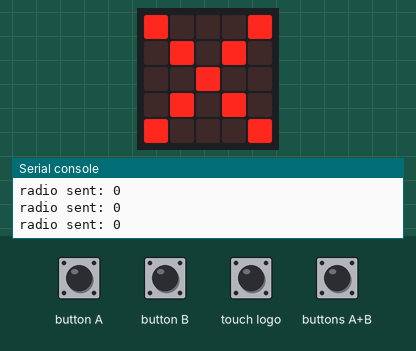
The program below on a simulated BBC micro:bit (MakeCode). Parts: the board's 5×5 LED display, the last lines printed to the serial console. The test bench sets the inputs (shaded band). No radio messages arrive unless stated (any console line starting 'radio sent:' is added by the test bench).

Above: at 1.2 s.
1.3 s: button A pressed for 1 s
At 2.1 s:
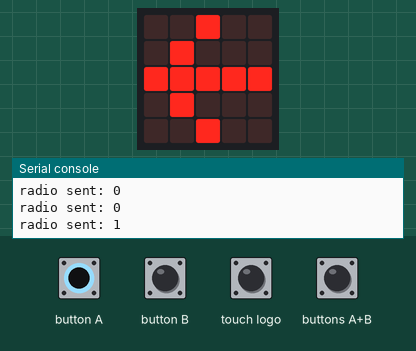
4.0 s: button B pressed for 1 s
At 4.8 s:
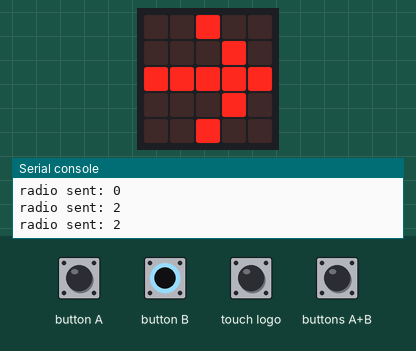
6.5 s: touch logo pressed for 1 s
At 7.4 s:
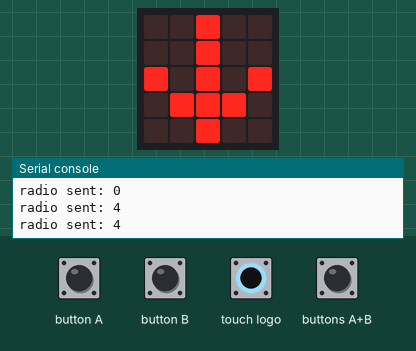
9.0 s: buttons A+B pressed for 1 s
At 9.9 s:
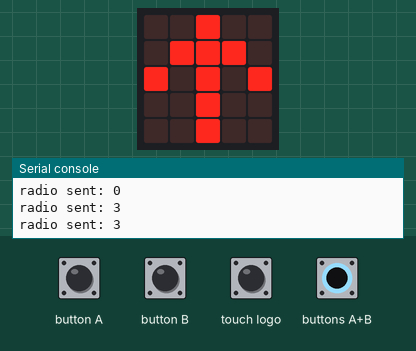
Timing chart, 0 to 12.0 s (numbered marks = the images above; inputs shaded):
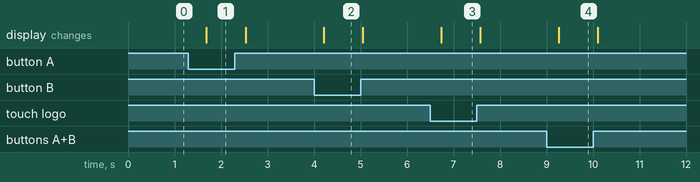

Measured:
- after the input at 1.3 s, the display: changes after 0.39 s (image 1)
- after the input at 4.0 s, the display: changes after 0.21 s (image 2)
- after the input at 6.5 s, the display: changes after 0.24 s (image 3)
- after the input at 9.0 s, the display: changes after 0.26 s (image 4)

The program:

main.ts
```typescript
serial.onDataReceived(serial.delimiters(Delimiters.NewLine), function () {
    if (serial.readLine() == "temp") {
        schalter = 1
    }
    if (serial.readLine() == "licht") {
        schalter = 2
    }
})
radio.onReceivedValue(function (name, value) {
    if (name == "Temp") {
        serial.writeValue("Temperatur", value)
    }
    if (name == "Licht") {
        serial.writeValue("Lichtstaerke", value)
    }
})
let schalter = 0
let id = 0
let varfunkgruppe = 0
let Temperatur = 100
schalter = 0
radio.setGroup(varfunkgruppe)
basic.forever(function () {
    if (input.buttonIsPressed(Button.A)) {
        id = 1
    }
    if (input.buttonIsPressed(Button.B)) {
        id = 2
    }
    if (input.buttonIsPressed(Button.AB)) {
        id = 3
    }
    if (input.logoIsPressed()) {
        id = 4
    }
    if (schalter == 1) {
        id = 5
    }
    if (schalter == 2) {
        id = 6
    }
    if (input.buttonIsPressed(Button.A) && input.logoIsPressed()) {
        if (varfunkgruppe > 0) {
            varfunkgruppe += -1
            radio.setGroup(varfunkgruppe)
            basic.showString("" + (varfunkgruppe))
            basic.pause(500)
        }
        id = 0
    }
    if (input.buttonIsPressed(Button.B) && input.logoIsPressed()) {
        if (varfunkgruppe < 10) {
            varfunkgruppe += 1
            radio.setGroup(varfunkgruppe)
            basic.showString("" + (varfunkgruppe))
            basic.pause(500)
        }
        id = 0
    }
    radio.sendNumber(id)
    basic.clearScreen()
    if (id == 1) {
        basic.showLeds(`
            . . # . .
            . # . . .
            # # # # #
            . # . . .
            . . # . .
            `)
    } else if (id == 2) {
        basic.showLeds(`
            . . # . .
            . . . # .
            # # # # #
            . . . # .
            . . # . .
            `)
    } else if (id == 3) {
        basic.showLeds(`
            . . # . .
            . # # # .
            # . # . #
            . . # . .
            . . # . .
            `)
    } else if (id == 4) {
        basic.showLeds(`
            . . # . .
            . . # . .
            # . # . #
            . # # # .
            . . # . .
            `)
    } else if (id == 5) {
        basic.showLeds(`
            # # # # #
            . . # . .
            . . # . .
            . . # . .
            . . # . .
            `)
    } else if (id == 6) {
        basic.showLeds(`
            # . . . .
            # . . . .
            # . . . .
            # . . . .
            # # # # .
            `)
    } else {
        basic.showLeds(`
            # . . . #
            . # . # .
            . . # . .
            . # . # .
            # . . . #
            `)
    }
    if (Temperatur != 100) {
        basic.showNumber(Temperatur)
    }
    id = 0
    Temperatur = 100
    schalter = 0
})
```

test.ts
```typescript
// Hier kann man Tests durchführen; diese Datei wird nicht kompiliert, wenn dieses Paket als Erweiterung verwendet wird.
```
